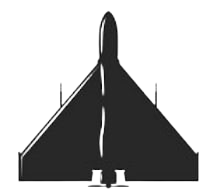
#> input picture images/drone.png, 218 x 192 px
$ python main.py images/drone.png
#> lines starting #> are read from the running program, lines starting #| are printed output that depends on the picture
import argparse
from PIL import Image
import os

def resize_png(input_path, output_path, size=(626, 626)):
    """
    Изменяет размер PNG-изображения до указанных размеров.

    Args:
        input_path (str): Путь к исходному PNG-файлу.
        output_path (str): Путь для сохранения измененного PNG-файла.
        size (tuple): Кортеж (ширина, высота) в пикселях. По умолчанию (626, 626).
    """
#> called with input_path = 'images/drone.png', output_path = 'resized_drone.png', size = (626, 626)
    try:
        if not os.path.exists(input_path):
            raise FileNotFoundError(f"Файл не найден: {input_path}")

        with Image.open(input_path) as img:
            # Проверяем, является ли изображение PNG, если важно
            # if img.format != 'PNG':
            #     print(f"Внимание: Файл {input_path} не является PNG. Будет обработан как есть.")

#> img is the input picture: PIL image 218x192 RGBA; mean R, G, B, A 18, 18, 18, 87.4
            img = img.resize(size, Image.Resampling.LANCZOS)
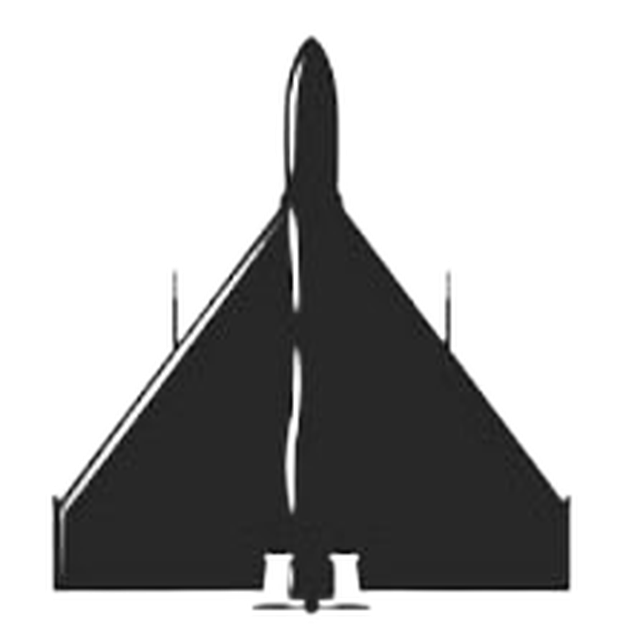
#> img: PIL image 626x626 RGBA; mean R, G, B, A 20.2, 20.2, 20.2, 87.4; transparent parts drawn white
            img.save(output_path)
        print(f"Изображение успешно изменено и сохранено как: {output_path}")
    except FileNotFoundError as e:
        print(f"Ошибка: {e}")
    except Exception as e:
        print(f"Произошла ошибка при обработке изображения: {e}")

# --- Использование argparse ---
if __name__ == "__main__":
    parser = argparse.ArgumentParser(
        description="Изменение размера PNG-изображения до 626x626 пикселей."
    )
    parser.add_argument(
        "input_image",
        type=str,
        help="Путь к исходному PNG-файлу, который нужно изменить."
    )
    parser.add_argument(
        "-o", "--output",
        type=str,
        default=None, # По умолчанию будет сгенерировано имя
        help="Путь для сохранения измененного изображения. Если не указан, создастся 'resized_[оригинальное_имя].png'."
    )

    args = parser.parse_args()

    input_file = args.input_image
    output_file = args.output

    # Генерируем имя выходного файла, если оно не указано
    if output_file is None:
        base_name = os.path.basename(input_file)
        name_without_ext, ext = os.path.splitext(base_name)
        output_file = f"resized_{name_without_ext}.png"

    resize_png(input_file, output_file)

$ run again, on images/map.png
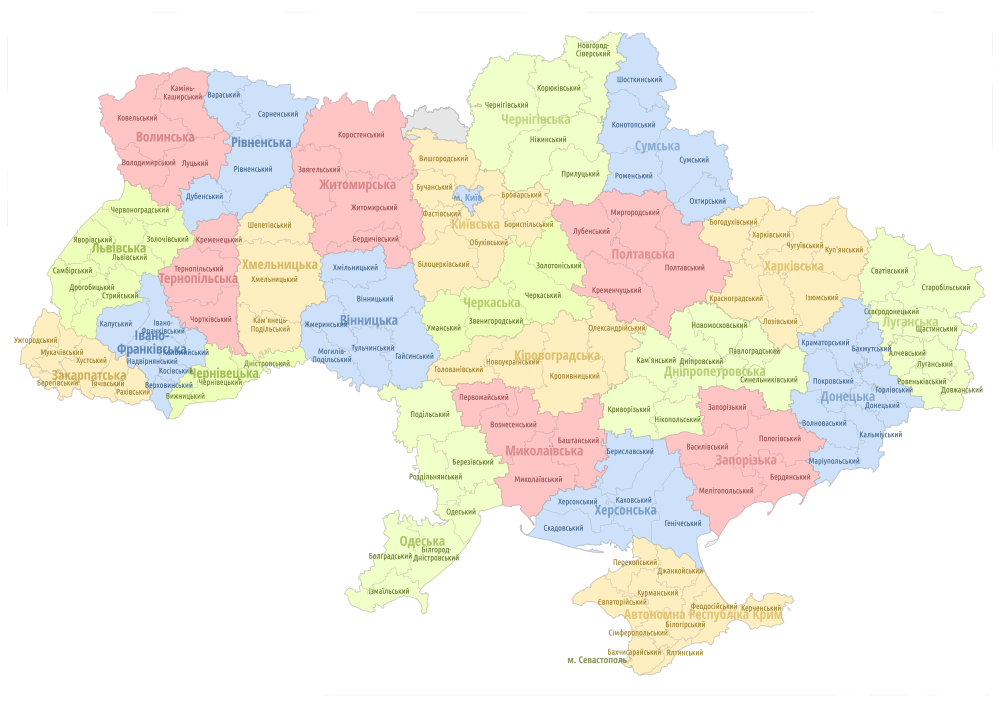
#> input picture images/map.png, 4000 x 2829 px (shown at 1/4 size)
#> in resize_png, img is the input picture: PIL image 4000x2829 RGBA; mean R, G, B, A 126.4, 120.6, 106.8, 87.1
#> in resize_png, `img = img.resize(size, Image.Resampling.LANCZOS)`:
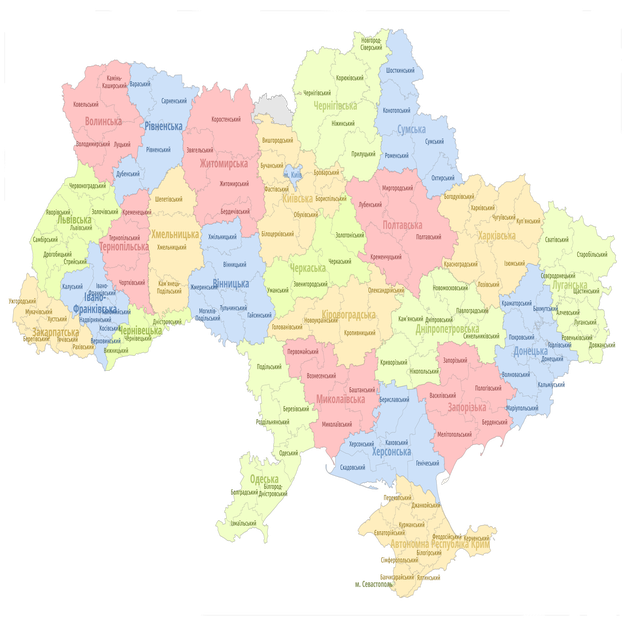
#> img: PIL image 626x626 RGBA; mean R, G, B, A 105.9, 100, 85.9, 87.2; transparent parts drawn white

$ run again, on images/nuke.png
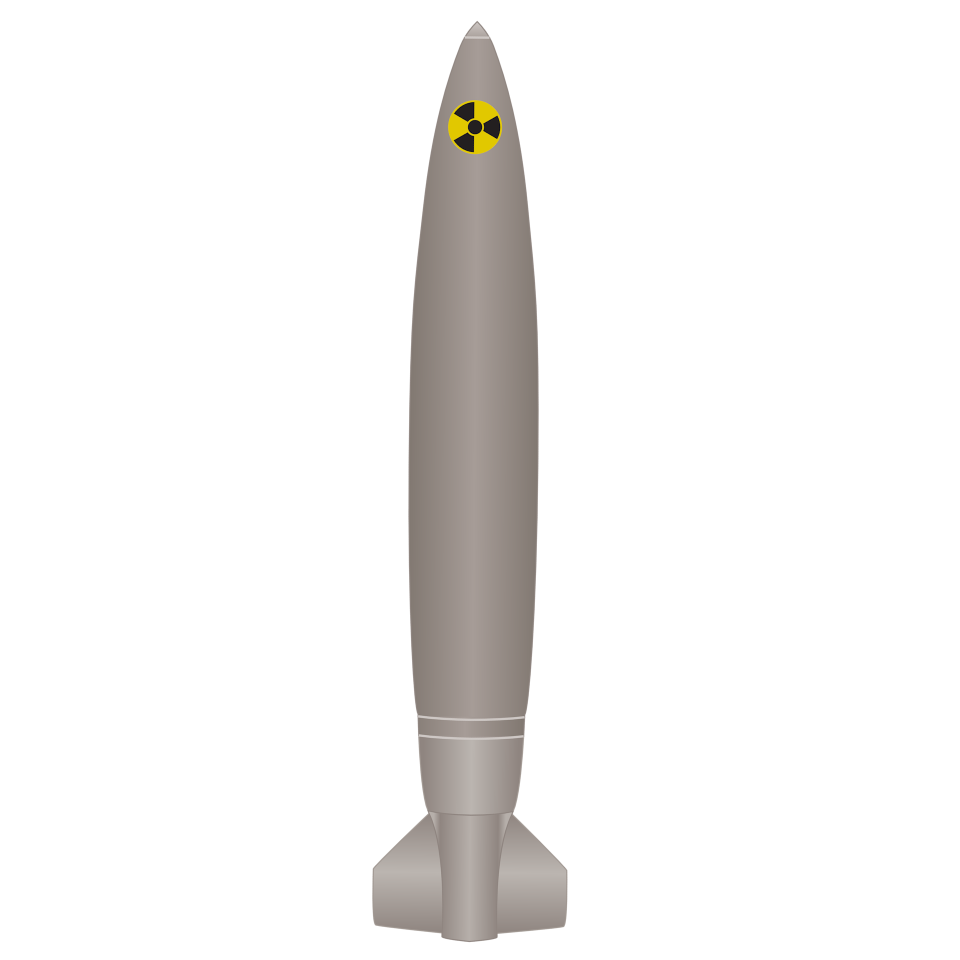
#> input picture images/nuke.png, 1920 x 1920 px (shown at 1/2 size)
#> in resize_png, img is the input picture: PIL image 1920x1920 RGBA; mean R, G, B, A 18.3, 17.2, 16.3, 29.2
#> in resize_png, `img = img.resize(size, Image.Resampling.LANCZOS)`:
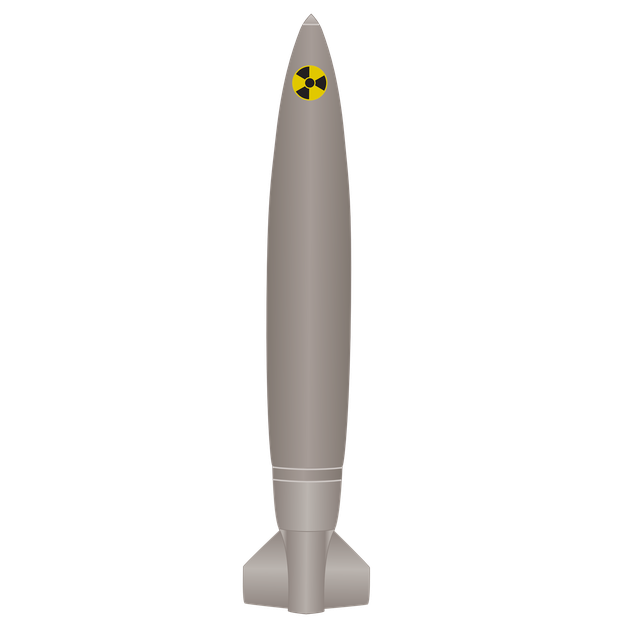
#> img: PIL image 626x626 RGBA; mean R, G, B, A 18.5, 17.3, 16.4, 29.3; transparent parts drawn white

$ run again, on images/osa.png
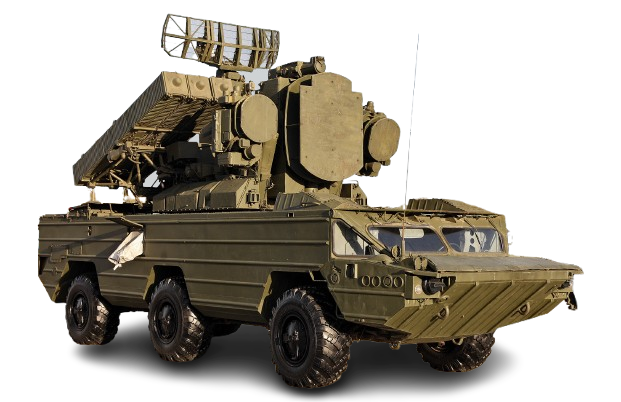
#> input picture images/osa.png, 621 x 402 px
#> in resize_png, img is the input picture: PIL image 621x402 RGBA; mean R, G, B, A 40.8, 35.9, 26.6, 121.9
#> in resize_png, `img = img.resize(size, Image.Resampling.LANCZOS)`:
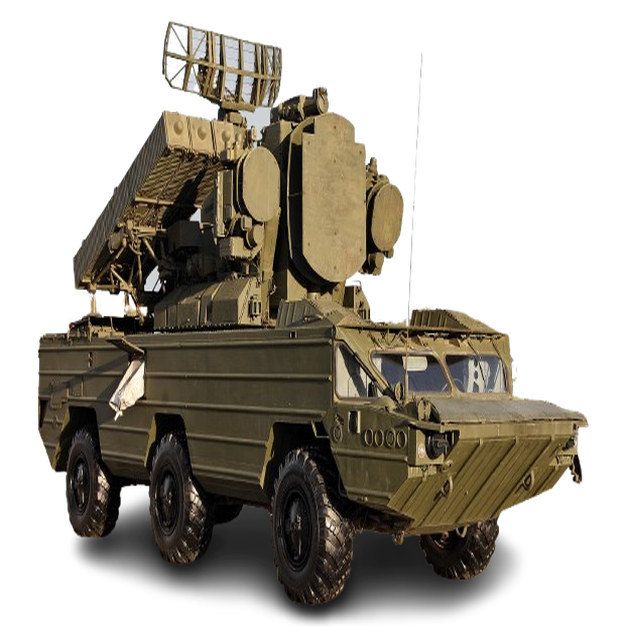
#> img: PIL image 626x626 RGBA; mean R, G, B, A 41.6, 36.8, 27.5, 121.9; transparent parts drawn white
